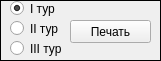
  <widget class="QFrame" name="frame">
   <property name="geometry">
    <rect>
     <x>360</x>
     <y>460</y>
     <width>161</width>
     <height>61</height>
    </rect>
   </property>
   <property name="frameShape">
    <enum>QFrame::Box</enum>
   </property>
   <property name="frameShadow">
    <enum>QFrame::Plain</enum>
   </property>
   <property name="lineWidth">
    <number>1</number>
   </property>
   <widget class="QRadioButton" name="radioButton_1">
    <property name="geometry">
     <rect>
      <x>10</x>
      <y>0</y>
      <width>51</width>
      <height>17</height>
     </rect>
    </property>
    <property name="text">
     <string>I тур</string>
    </property>
    <property name="checked">
     <bool>true</bool>
    </property>
   </widget>
   <widget class="QRadioButton" name="radioButton_2">
    <property name="geometry">
     <rect>
      <x>10</x>
      <y>20</y>
      <width>51</width>
      <height>17</height>
     </rect>
    </property>
    <property name="text">
     <string>II тур</string>
    </property>
   </widget>
   <widget class="QRadioButton" name="radioButton_3">
    <property name="geometry">
     <rect>
      <x>10</x>
      <y>40</y>
      <width>51</width>
      <height>17</height>
     </rect>
    </property>
    <property name="text">
     <string>III тур</string>
    </property>
   </widget>
   <widget class="QPushButton" name="pushButton">
    <property name="geometry">
     <rect>
      <x>70</x>
      <y>20</y>
      <width>81</width>
      <height>23</height>
     </rect>
    </property>
    <property name="text">
     <string>Печать</string>
    </property>
   </widget>
  </widget>
